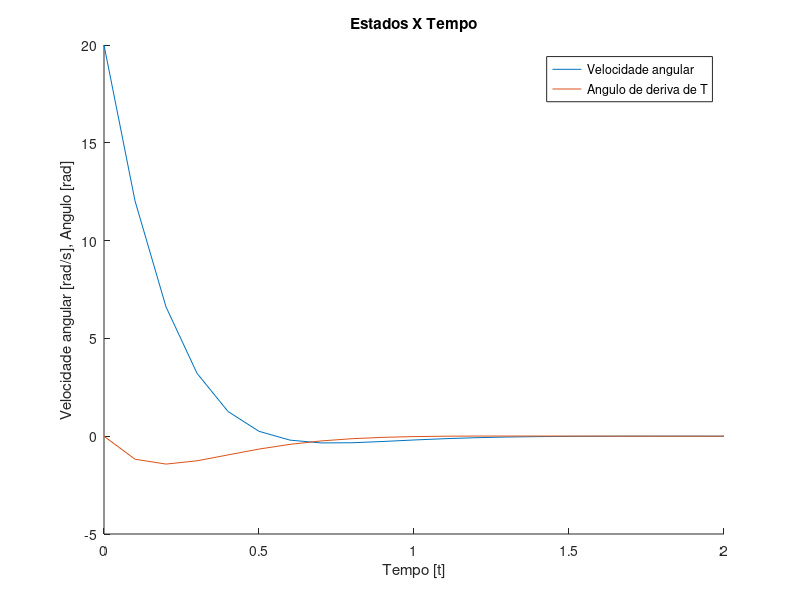

Write MATLAB code to recreate this figure.
clear, clc
%% Introdução 
% Este script tem como objetivo simular um veículo simples, sem
% articulação. As características da simulação:
%
% * Modelo bicicleta linear
% * Modelo de pneu linear
% * Esterçamento constante

%% Parâmetros do veículo
% Parâmetros utilizados por (SADRI E WU 2013)

Ca = 57300;             % Parâmetro do pneu retirado do artigo do Sadri e Wu 2013 [N/rad]
CF = 2*Ca;              % Coeficiente de rigidez de curva - Linear equivalente [N/rad]
CR = 2*Ca;              % Coeficiente de rigidez de curva - Linear equivalente[N/rad]
m = 2527;               % massa do veiculo [kg]
I = 6550;               % momento de inercia [kg]
a = 1.37;               % distancia do eixo dianteiro ao centro de massa [m]
b = 1.86;               % distancia do eixo dianteiro ao centro de massa [m]
v = 20;                 % módulo da velocidade do centro de massa [m/s]
C1 = CF*a^2 + CR*b^2;   % Coeficiente auxiliar 1
C2 = CF*a - CR*b;       % Coeficiente auxiliar 2
C3 = CF + CR;           % Coeficiente auxiliar 3

%% Definindo o sistema linear
% As matrizes A, B, C e D do sistema:

% Matriz dinâmica do sistema
A = [-C1/(v*I)       -C2/I;...
     -C2/(v^2*m)-1   -C3/(v*m)];
% Matriz de entradas
B = [a*CF/I;...
     CF/(v*m)];
% Matriz de saídas
C = eye(2);
% Matriz de transmissão direta
D = [0;0];
% Sistema linear - Espaço de estados
sym = ss(A,B,C,D);

%% Simulação
% Integrando o sistema para entradas constantes de esterçamento.

step = 0.1;                         % Passo da simulação
time = 2;                           %tempo de simulação
t = 0:step:time;                    % tempo de simulação
DELTA = 0*pi/180*ones(length(t),1); % Esterçamento fixo
x0 = [20;0];                        % Condições iniciais

% Simulação - Integração
[Y,T,X] = lsim(sym,DELTA,t,x0);

%% Resultados
% Evolução dos estados no tempo.

figure(1)
hold on
plot(T,Y)
title('Estados X Tempo')
xlabel('Tempo [t]')
ylabel('Velocidade angular [rad/s], Angulo [rad]')
legend('Velocidade angular','Angulo de deriva de T','Location','Northeast')